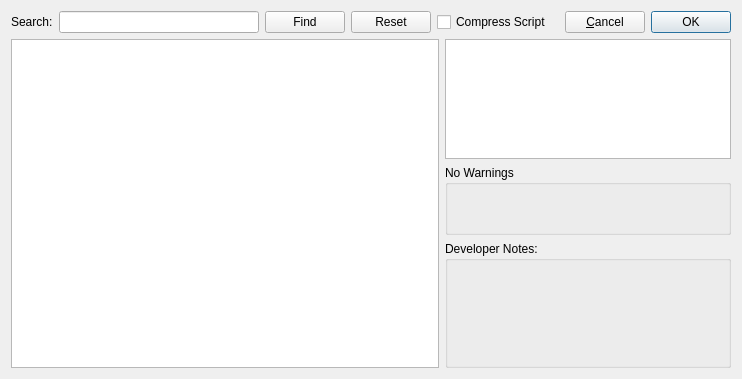
<?xml version="1.0" encoding="UTF-8"?>
<ui version="4.0">
 <class>WBQtCondActDialogClassic</class>
 <widget class="QDialog" name="WBQtCondActDialogClassic">
  <layout class="QVBoxLayout" name="rootLayout" stretch="0,1">
   <item>
    <layout class="QHBoxLayout" name="topRow">
     <item>
      <widget class="QLabel" name="searchLabel">
       <property name="text">
        <string>Search:</string>
       </property>
      </widget>
     </item>
     <item>
      <widget class="QLineEdit" name="searchEdit">
       <property name="minimumSize">
        <size>
         <width>200</width>
         <height>0</height>
        </size>
       </property>
      </widget>
     </item>
     <item>
      <widget class="QPushButton" name="findBtn">
       <property name="text">
        <string>Find</string>
       </property>
       <property name="autoDefault">
        <bool>false</bool>
       </property>
      </widget>
     </item>
     <item>
      <widget class="QPushButton" name="resetBtn">
       <property name="text">
        <string>Reset</string>
       </property>
       <property name="autoDefault">
        <bool>false</bool>
       </property>
      </widget>
     </item>
     <item>
      <widget class="QCheckBox" name="compressCheck">
       <property name="text">
        <string>Compress Script</string>
       </property>
      </widget>
     </item>
     <item>
      <spacer name="topSpacer">
       <property name="orientation">
        <enum>Qt::Horizontal</enum>
       </property>
      </spacer>
     </item>
     <item>
      <widget class="QPushButton" name="cancelBtn">
       <property name="text">
        <string>&amp;Cancel</string>
       </property>
       <property name="autoDefault">
        <bool>false</bool>
       </property>
      </widget>
     </item>
     <item>
      <widget class="QPushButton" name="okBtn">
       <property name="text">
        <string>OK</string>
       </property>
       <property name="default">
        <bool>true</bool>
       </property>
      </widget>
     </item>
    </layout>
   </item>
   <item>
    <layout class="QHBoxLayout" name="contentLay" stretch="3,2">
     <item>
      <widget class="QTreeWidget" name="tree">
       <property name="headerHidden">
        <bool>true</bool>
       </property>
      </widget>
     </item>
     <item>
      <layout class="QVBoxLayout" name="rightLay" stretch="1,0,2">
       <item>
        <widget class="QTextBrowser" name="sentence">
         <property name="minimumSize">
          <size>
           <width>0</width>
           <height>120</height>
          </size>
         </property>
         <property name="openLinks">
          <bool>false</bool>
         </property>
        </widget>
       </item>
       <item>
        <widget class="QGroupBox" name="warningsBox">
         <property name="title">
          <string>No Warnings</string>
         </property>
         <property name="minimumSize">
          <size>
           <width>0</width>
           <height>70</height>
          </size>
         </property>
         <layout class="QVBoxLayout" name="warnLay">
          <item>
           <widget class="QLabel" name="warningsLabel">
            <property name="wordWrap">
             <bool>true</bool>
            </property>
            <property name="alignment">
             <set>Qt::AlignLeft|Qt::AlignTop</set>
            </property>
           </widget>
          </item>
         </layout>
        </widget>
       </item>
       <item>
        <widget class="QGroupBox" name="helpBox">
         <property name="title">
          <string>Developer Notes:</string>
         </property>
         <layout class="QVBoxLayout" name="helpLay" stretch="1">
          <item>
           <widget class="QLabel" name="helpLabel">
            <property name="wordWrap">
             <bool>true</bool>
            </property>
            <property name="alignment">
             <set>Qt::AlignLeft|Qt::AlignTop</set>
            </property>
           </widget>
          </item>
         </layout>
        </widget>
       </item>
      </layout>
     </item>
    </layout>
   </item>
  </layout>
 </widget>
 <resources/>
 <connections/>
</ui>
